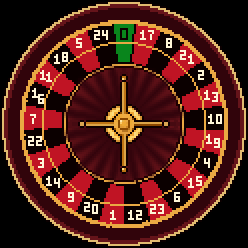
#> input picture FluxMenu/assets/casino/roulette/roue_v2.png, 124 x 124 px (shown 2 times larger)
$ python gen_roulette.py roue_v2.png roue_v2.png
#> lines starting #> are read from the running program, lines starting #| are printed output that depends on the picture
#!/usr/bin/env python3
"""Roulette (FluxMenu) : roue et icône dans le pack influcasino.

    <venv avec Pillow>/python3 gen_roulette.py roue_v2.png <ItemsAdder/contents>

- roue_v2.png : roue redessinée par l'utilisateur le 2026-10-17 (124 x 124 : 25 cases, le 0 vert en haut puis
  les 24 numéros dans le sens horaire, rouge = impair, noir = pair, moyeu doré). Copiée telle quelle dans
  textures/roulette/roue.png ; glyphe roulette_roue (haut à y 18 de la fenêtre, centre 87,5 / 79,5).
  L'ancienne roue (24 cases, rouge / crème, assets roue_complete.png, roue_sans_numeros.png, numeroter.py) est
  abandonnée : ne pas la recopier dans le pack.
- objet roulette : icône 16 x 16 du bouton du menu Casino.
La roue reste immobile : c'est la bille qui tourne (gen_roulette_jeu.py, à lancer ensuite).
"""
import math
import os
import sys

from PIL import Image

SOURCE, CONTENTS = sys.argv[1], sys.argv[2]
Y0, TAILLE = 18, 124
PACK = os.path.join(CONTENTS, "influcasino")

os.makedirs(os.path.join(PACK, "textures", "roulette"), exist_ok=True)
roue = Image.open(SOURCE).convert("RGBA")
#> roue is the input picture: PIL image 124x124 RGBA; mean R, G, B, A 80.7, 32.9, 24.2, 255
assert roue.size == (TAILLE, TAILLE), roue.size
roue.save(os.path.join(PACK, "textures", "roulette", "roue.png"))

# icône 16 x 16 : roue réduite (cases rouge / noir, 0 vert en haut, moyeu doré)
ic = Image.new("RGBA", (16, 16), (0, 0, 0, 0))
#> ic: PIL image 16x16 RGBA; every value is 0
COUL = {"bord": (0x2A, 0x03, 0x06, 255), "jante": (0x8A, 0x4A, 0x10, 255), "rouge": (0xC0, 0x14, 0x24, 255),
        "noir": (0x14, 0x0A, 0x0C, 255), "vert": (0x09, 0x85, 0x1C, 255), "fond": (0x5A, 0x0B, 0x18, 255),
        "moyeu": (0xE0, 0x96, 0x2C, 255)}
for y in range(16):
    for x in range(16):
        dx, dy = x - 7.5, y - 7.5
        d = math.hypot(dx, dy)
        a = (math.degrees(math.atan2(dx, -dy)) + 360) % 360
        if d > 7.9:
            continue
        if d > 7:
            c = COUL["bord"]
        elif d > 6.1:
            c = COUL["jante"]
        elif d > 3.6:
            secteur = int(((a + 15) % 360) // 30)
            c = COUL["vert"] if secteur == 0 else (COUL["rouge"] if secteur % 2 else COUL["noir"])
        elif d > 2.2:
            c = COUL["fond"]
        else:
            c = COUL["moyeu"]
        ic.putpixel((x, y), c)
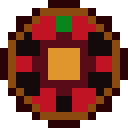
#> ic: PIL image 16x16 RGBA (shown 8 times larger); mean R, G, B, A 80.5, 27.8, 15.8, 191.2; transparent parts drawn white
ic.save(os.path.join(PACK, "textures", "roulette", "icone.png"))

open(os.path.join(PACK, "roulette.yml"), "w", encoding="utf-8").write(f"""info:
  namespace: influcasino

# Généré par plugins/FluxMenu/assets/casino/roulette/gen_roulette.py, ne pas éditer à la main.
# roulette_roue : la roue (124 x 124, haut à y 18), affichée immobile.

items:
  roulette:
    display_name: ' '
    resource:
      material: PAPER
      generate: true
      textures:
      - roulette/icone.png

font_images:
  roulette_roue:
    suggest_in_command: false
    show_in_gui: false
    path: roulette/roue.png
    scale_ratio: {TAILLE}
    y_position: {13 - Y0}
""")
print("roue", roue.size, "et icône")
#| roue (124, 124) et icône
